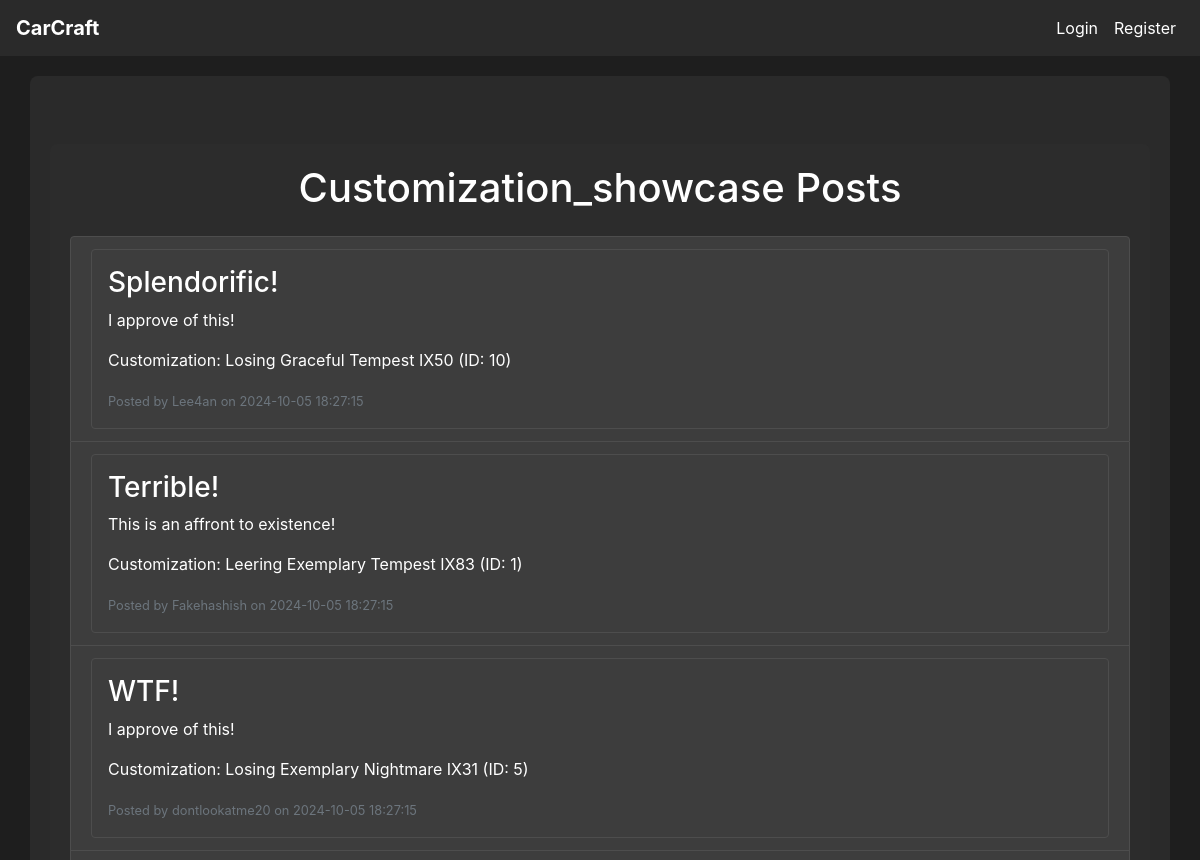
Before: /forum/category/customization_showcase (upper part) with the older database file.
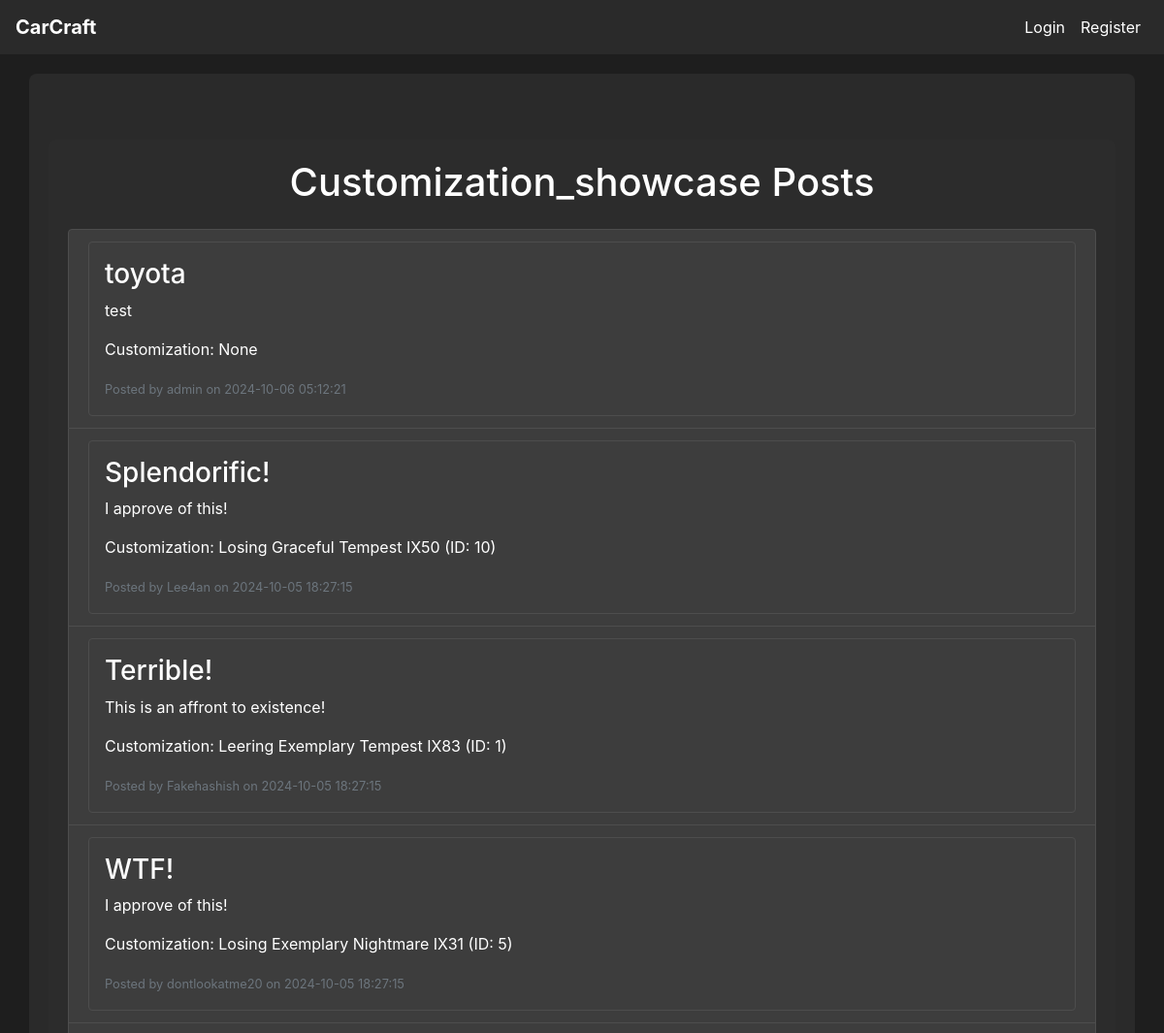
After: the same page with the newer database file.
### tables this page shows
CREATE TABLE post (
    post_id INTEGER PRIMARY KEY AUTOINCREMENT,
    customization_id INTEGER,
    user_id INTEGER NOT NULL,
    title VARCHAR(255) NOT NULL,
    description TEXT,
    category TEXT,
    created_at DATETIME DEFAULT CURRENT_TIMESTAMP,
    FOREIGN KEY (customization_id) REFERENCES customization(customization_id),
    FOREIGN KEY (user_id) REFERENCES user(user_id)
);

CREATE TABLE customization (
    customization_id INTEGER PRIMARY KEY AUTOINCREMENT,
    customization_name VARCHAR(100) NOT NULL,
    user_id INTEGER NOT NULL,
    model_id INTEGER NOT NULL,
    color_id INTEGER NOT NULL,
    wheel_id INTEGER NOT NULL,
    created_at DATETIME DEFAULT CURRENT_TIMESTAMP,
    FOREIGN KEY (user_id) REFERENCES user(user_id),
    FOREIGN KEY (model_id) REFERENCES model(model_id),
    FOREIGN KEY (color_id) REFERENCES color(color_id),
    FOREIGN KEY (wheel_id) REFERENCES wheel_set(wheel_id)
);

CREATE TABLE user (
    user_id INTEGER PRIMARY KEY AUTOINCREMENT,
    username VARCHAR(64) NOT NULL,
    email VARCHAR(100) NOT NULL,
    password_hash VARCHAR(255) NOT NULL,
    created_at DATETIME DEFAULT CURRENT_TIMESTAMP,
    admin INTEGER DEFAULT 0
);

### app.py (the view)
@app.route('/forum/category/<string:category_name>', methods=['GET'])
def posts_by_category(category_name):
    conn = get_db_connection()
    query = '''
        SELECT p.post_id, p.title, p.description, p.created_at, p.user_id, u.username,
               c.customization_name, c.customization_id
        FROM post p
        JOIN user u ON p.user_id = u.user_id
        LEFT JOIN customization c ON p.customization_id = c.customization_id
        WHERE p.category = ?
        ORDER BY p.created_at DESC
    '''
    posts = conn.execute(query, (category_name,)).fetchall()
    conn.close()
    return render_template('category_posts.html', posts=posts, category_name=category_name)

### app.py (called while the page is built)
def get_db_connection():
    conn = sqlite3.connect(DATABASE)
    conn.row_factory = sqlite3.Row  # This enables column access by name: row['column_name']
    return conn

### templates/category_posts.html (shortened to what this page needs)
{% extends "base.html" %}
{% block content %}
<div class="container mt-5">
    <h1 class="text-center mb-4">{{ category_name | capitalize }} Posts</h1>
    {% if posts %}
        <ul class="list-group">
            {% for post in posts %}
                <li class="list-group-item">
                    <a href="{{ url_for('view_post', post_id=post['post_id']) }}" class="text-decoration-none">
                        <div class="p-3 border rounded">
                            <h3>{{ post['title'] }}</h3>
                            <p>{{ post['description'] }}</p>
                            {% if post['customization_name'] %}
                                <p class="mt-2">Customization: {{ post['customization_name'] }} (ID: {{ post['customization_id'] }})</p>
                            {% else %}
                                <p class="mt-2">Customization: None</p>
                            {% endif %}
                            <small class="text-muted">Posted by {{ post['username'] }} on {{ post['created_at'] }}</small>
                        </div>
                    </a>
                </li>
            {% endfor %}
        </ul>
    {% else %}
        <p class="text-center">No posts available in this category.</p>
    {% endif %}
</div>
{% endblock %}

Changed rows visible on the page:
added post: title "toyota", description "test", shows "Customization: None", username "admin", created_at "2024-10-06 05:12:21"
